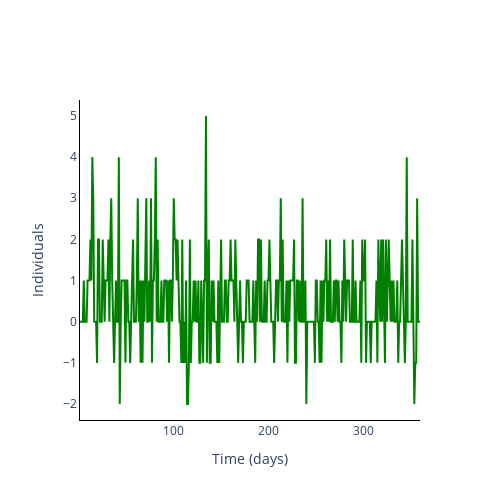

Notebook source saved alongside this figure:
### Markdown cell above
### Plot incidence of infection

### Code cell
fig = go.Figure()

incidence = np.zeros((num_experiments, len(times)))
incidence[:, 1:] = output_algorithm[:, 1:, 1] - output_algorithm[:, :-1, 1]

for _ in range(num_experiments):
    fig.add_trace(
        go.Scatter(
            y=incidence[_, :].tolist(),
            x=times,
            mode='lines',
            name=trace_name[s],
            line_color=colours[s],
            showlegend=False,
        ),
)

# Add axis labels
fig.update_layout(
    width=500, 
    height=500,
    plot_bgcolor='white',
    xaxis=dict(
        linecolor='black',
        title = 'Time (days)'
        ),
    yaxis=dict(
        linecolor='black',
        title = 'Individuals'),
    #legend=dict(
    #    orientation="h",
    #    yanchor="bottom",
    #    y=1.02,
    #    xanchor="right",
    #    x=1
    #)
    )

fig.write_image('images/Incidence.pdf')
fig.show()

### Figure 1 — Plotly figure (JSON) as saved in the notebook; plotly's stock layout.template omitted (floating-point values rounded to 4 significant figures; data arrays with more than 128 entries replaced by an {"elided": "..."} marker saying what was removed)
{"data": [{"line": {"color": "green"}, "mode": "lines", "name": "R", "showlegend": false, "type": "scatter", "x": {"elided": "360 int values"}, "y": {"elided": "360 int values"}}], "layout": {"height": 500, "plot_bgcolor": "white", "width": 500, "xaxis": {"linecolor": "black", "title": {"text": "Time (days)"}}, "yaxis": {"linecolor": "black", "title": {"text": "Individuals"}}}}
